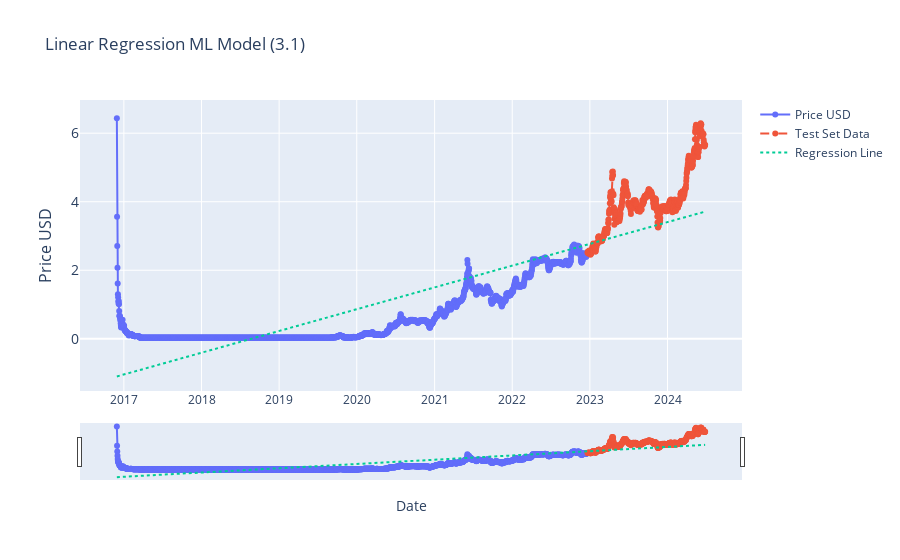

Notebook source saved alongside this figure:
### Markdown cell above
### Regression modelling

### Code cell
# Linear Regression (3.1)

from sklearn.linear_model import LinearRegression
from sklearn.model_selection import train_test_split
import plotly.graph_objects as go
import pandas as pd
from ipywidgets import interact, DatePicker
import numpy as np

current_item['date_ordinal'] = current_item.index.map(pd.Timestamp.toordinal)
X = current_item['date_ordinal'].values.reshape(-1, 1)
y = current_item['price_usd'].values


# train test split (first 80% train, last 20% test)
split_point = int(len(X) * 0.80)  
X_train, X_test = X[:split_point], X[split_point:]
y_train, y_test = y[:split_point], y[split_point:]


# intialize the model (like initialising a variable)
model_lr = LinearRegression()
model_lr.fit(X, y)

# make predictions
y_pred = model_lr.predict(X)


def update_graph(start_date, end_date):
    # Filtering the data based on the date range
    mask = (df.index >= pd.to_datetime(start_date)) & (df.index <= pd.to_datetime(end_date))
    filtered_data = df.loc[mask]
    filtered_pred = y_pred[mask]

    # Creating the plot
    fig = go.Figure()
    fig.add_trace(go.Scatter(x=filtered_data.index[:split_point], y=filtered_data['price_usd'], mode='lines+markers', name='Price USD'))

     # Add the test set prices
    fig.add_trace(go.Scatter(x=filtered_data.index[split_point:], y=y_test, mode='lines+markers', name='Test Set Data', line=dict(dash='dash')))


    # Add the predicted prices
    fig.add_trace(go.Scatter(x=filtered_data.index, y=filtered_pred, mode='lines', name='Regression Line', line=dict(dash='dot')))

    # Formatting
    fig.update_layout(
        title='Linear Regression ML Model (3.1)',
        xaxis_title='Date',
        yaxis_title='Price USD',
        yaxis=dict(
            title='Price USD',
            titlefont_size=16,
            tickfont_size=14,
        ),
        xaxis=dict(  # Added lines for range slider
            rangeslider=dict(
                visible=True
            ),
            type="date"
        ),
        showlegend=True

        )

    fig.show()


# Creating interactive widgets for date selection
start_date_picker = DatePicker(description='Start Date', value=START_DATE)
end_date_picker = DatePicker(description='End Date', value=END_DATE)

# Display the interactive widget
interact(update_graph, start_date=start_date_picker, end_date=end_date_picker)

### Figure 1 — Plotly figure (JSON) as saved in the notebook; plotly's stock layout.template omitted (floating-point values rounded to 4 significant figures; data arrays with more than 128 entries replaced by an {"elided": "..."} marker saying what was removed)
{"data": [{"mode": "lines+markers", "name": "Price USD", "type": "scatter", "x": {"elided": "2213 str values"}, "y": {"elided": "2767 float values"}}, {"line": {"dash": "dash"}, "mode": "lines+markers", "name": "Test Set Data", "type": "scatter", "x": {"elided": "554 str values"}, "y": {"elided": "554 float values"}}, {"line": {"dash": "dot"}, "mode": "lines", "name": "Regression Line", "type": "scatter", "x": {"elided": "2767 str values"}, "y": {"elided": "2767 float values"}}], "layout": {"showlegend": true, "title": {"text": "Linear Regression ML Model (3.1)"}, "xaxis": {"rangeslider": {"visible": true}, "title": {"text": "Date"}, "type": "date"}, "yaxis": {"tickfont": {"size": 14}, "title": {"font": {"size": 16}, "text": "Price USD"}}}}
